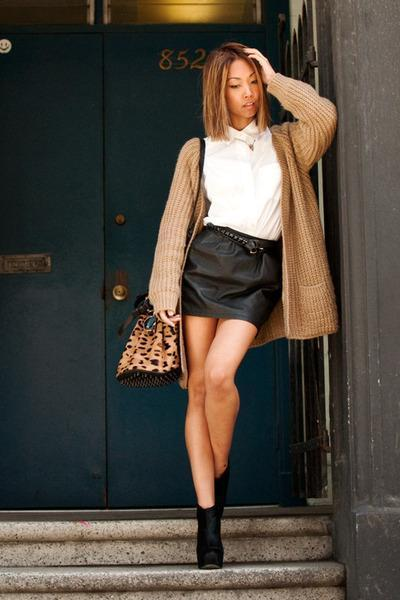
#> input picture Final Project/Final Project/images/0003.jpg, 400 x 600 px; its folder holds 4 pictures in this run
$ python code.py
#> lines starting #> are read from the running program, lines starting #| are printed output that depends on the picture
import numpy as np
from skimage.segmentation import slic
from sklearn.neural_network import MLPClassifier
from skimage.feature import hog
import cv2
import glob

# Label all pixels and generate segmentation images.
def main():
    # Multiclass (i.e clothes).
    segmentation(False)
    # Binary (i.e person).
    segmentation(True)

def segmentation(personOnly = False):
    # Open all images.
#> called with personOnly = False
    images = [cv2.imread(f) for f in glob.glob("images/*.jpg")]
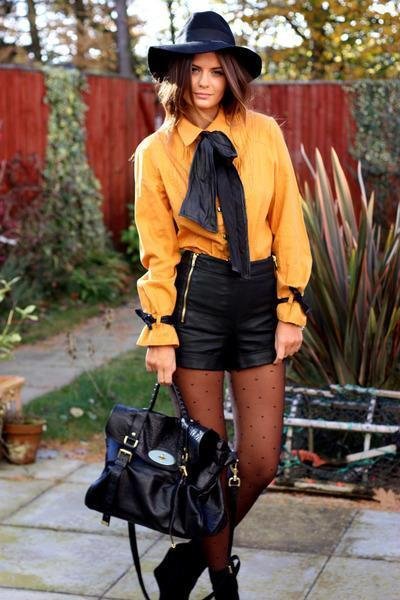
#> input picture Final Project/Final Project/images/0014.jpg, 400 x 600 px
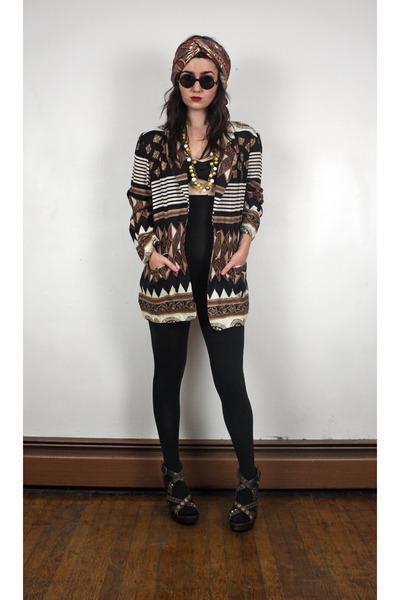
#> input picture Final Project/Final Project/images/0020.jpg, 400 x 600 px
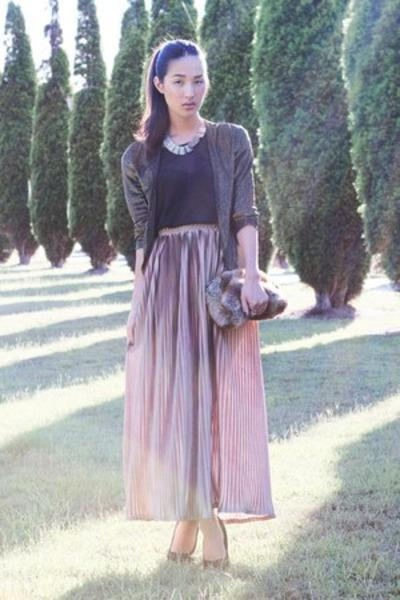
#> input picture Final Project/Final Project/images/0029.jpg, 400 x 600 px
#> images = 4 items
    trainImgs = images[:300]
#> trainImgs = 4 items
    valImgs = images[300:360]
#> valImgs = []
    testImgs = images[360:]
#> testImgs = []

    labelType = 'clothes'
    labelFactor = 14
    if personOnly:
        labelType = 'person'
        labelFactor = 255

    # Open all label images.
    labelImages = [cv2.imread(f, cv2.IMREAD_GRAYSCALE) / labelFactor
                   for f in glob.glob('labels/*_' + labelType + '.png')]
    trainLabels = labelImages[:300]
    valLabels = labelImages[300:360]
    testLabels = labelImages[360:]

    # Compute superpixels for each image.
    superpixels = [slic(img.astype(float)) for img in images]
#> superpixels = 4 items
    trainSP = superpixels[:300]
#> trainSP = 4 items
    valSP = superpixels[300:360]
#> valSP = []
    testSP = superpixels[360:]
#> testSP = []

    # Compute feature vectors and labels for training data. Also get the
    # Features per image to map the segments to the correct image.
    trainFeatures, trainLabels, trainFPI = computeAllFeaturesAndLabels(
                                                             trainImgs,
                                                             trainLabels,
                                                             trainSP,
                                                             personOnly)
    # Compute feature vectors and labels for validation data. Also get the
    # Features per image to map the segments to the correct image.
    valFeatures, valLabels, valFPI = computeAllFeaturesAndLabels(valImgs,
                                                             valLabels,
                                                             valSP,
                                                             personOnly)
    # Compute feature vectors and labels for test data. Also get the
    # Features per image to map the segments to the correct image.
    testFeatures, testLabels, testFPI = computeAllFeaturesAndLabels(testImgs,
                                                             testLabels,
                                                             testSP,
                                                             personOnly)
    # Train clasifier.
    clf = MLPClassifier(hidden_layer_sizes=(200, 200, 200), max_iter=10000)
    clf.fit(trainFeatures, trainLabels)

    # Predict validation images.
    predictionsVal = clf.predict(valFeatures)
    predictedImgsVal = labelPixels(predictionsVal, valSP, valFPI)
    # Predict Test images.
    predictionsTest = clf.predict(testFeatures)
    predictedImgsTest = labelPixels(predictionsTest, valSP, valFPI)
    # Predict train images.
    predictionsTrain = clf.predict(trainFeatures)
    predictedImgsTrain = labelPixels(predictionsTrain, valSP, valFPI)

    # Save all the predicted images.
    saveSegImages(predictedImgsTrain + predictedImgsVal + predictedImgsTest,
                  personOnly, labelFactor, 1)


# Compute the feature vectors and labels for all 'images' using 'labelImages'
# and 'superpixels'.
def computeAllFeaturesAndLabels(images, labelImages, superpixels, personOnly):
    # Keep track of the number of features per image.
#> called with personOnly = False
    featuresPerImage = []
    # List of all feature vectors of all images.
    allFeatures = []
    # List of all labels of all images.
    allLabels = []

    for i in range(len(images)):
        curFeatures, labels = computeFeaturesAndLabelsPerImage(images[i],
                                                               labelImages[i],
                                                               superpixels[i],
                                                               personOnly)
        featuresPerImage.append(len(curFeatures))
        allFeatures += curFeatures
        allLabels += labels
#> this loop made 1 pass
#> after the loop, allFeatures = []; allLabels = []; featuresPerImage = []

    return allFeatures, allLabels, featuresPerImage

# Compute the feature vectors and labels for 'image' using 'labelImage' and
# 'superpixels'.
# [75 lines left out: functions computeFeaturesAndLabelsPerImage, labelPixels, labelPixelsSingleImage, saveSegImages, not called in this run]

if __name__== "__main__":
#> (the run stopped early here; a loop or call above may not have finished)
